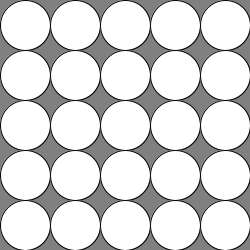
Frame 1 (no input)
Frame 60 (the mouse pressed at the canvas centre just before this capture): identical to frame 1, image omitted
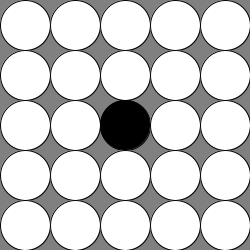
Frame 120 (the mouse held since frame 60 and released just before this capture)

The Processing sketch that drew these frames (run headless with seeded random() and noise(); from frame 60 on, the mouse is pressed at the canvas centre):

// Processing sketch: processing_23667
// ── processing_23667.pde

// checkers!
// using a 2 dimensional array 

boolean grid[][] = new boolean[5][5];

void setup() {
  size(250, 250);
  smooth();
}

void draw() {
  background(128);  
  float w = width / grid.length;  
  for (int i=0; i < grid.length; i++) {
    for (int j=0; j < grid.length; j++) {
      float x = w/2 + i*w;
      float y = w/2 + j*w;
      if (grid[i][j]) {
        fill(0);
      }
      else {
        fill(255);
      }
      ellipse(x, y, w, w);
    }
  }
}

void mousePressed() {
  int w = width / grid.length;
  int i = mouseX / w;
  int j = mouseY / w;
  grid[i][j] = !grid[i][j];
}
